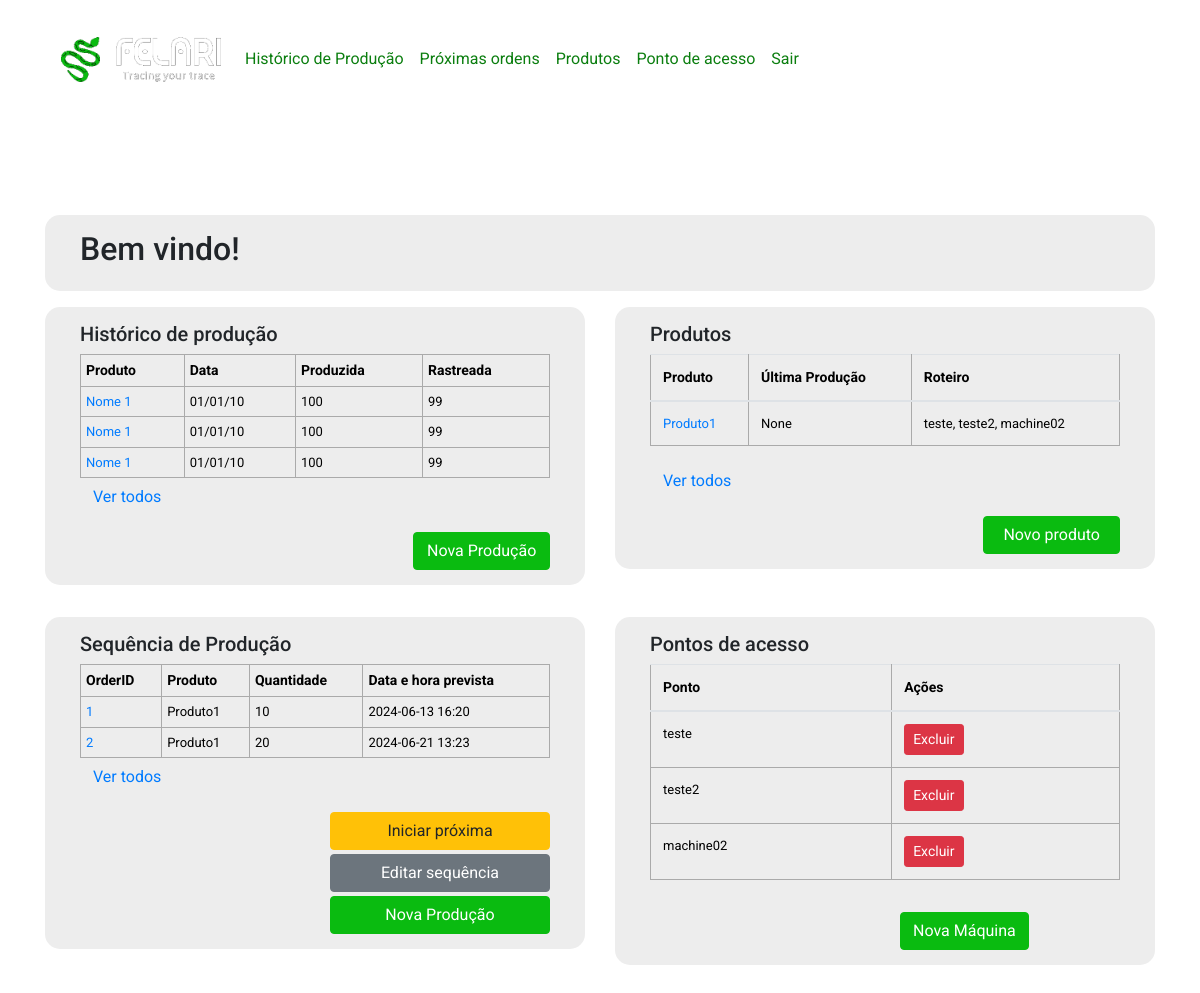
Page / (signed in) on the earlier database version.
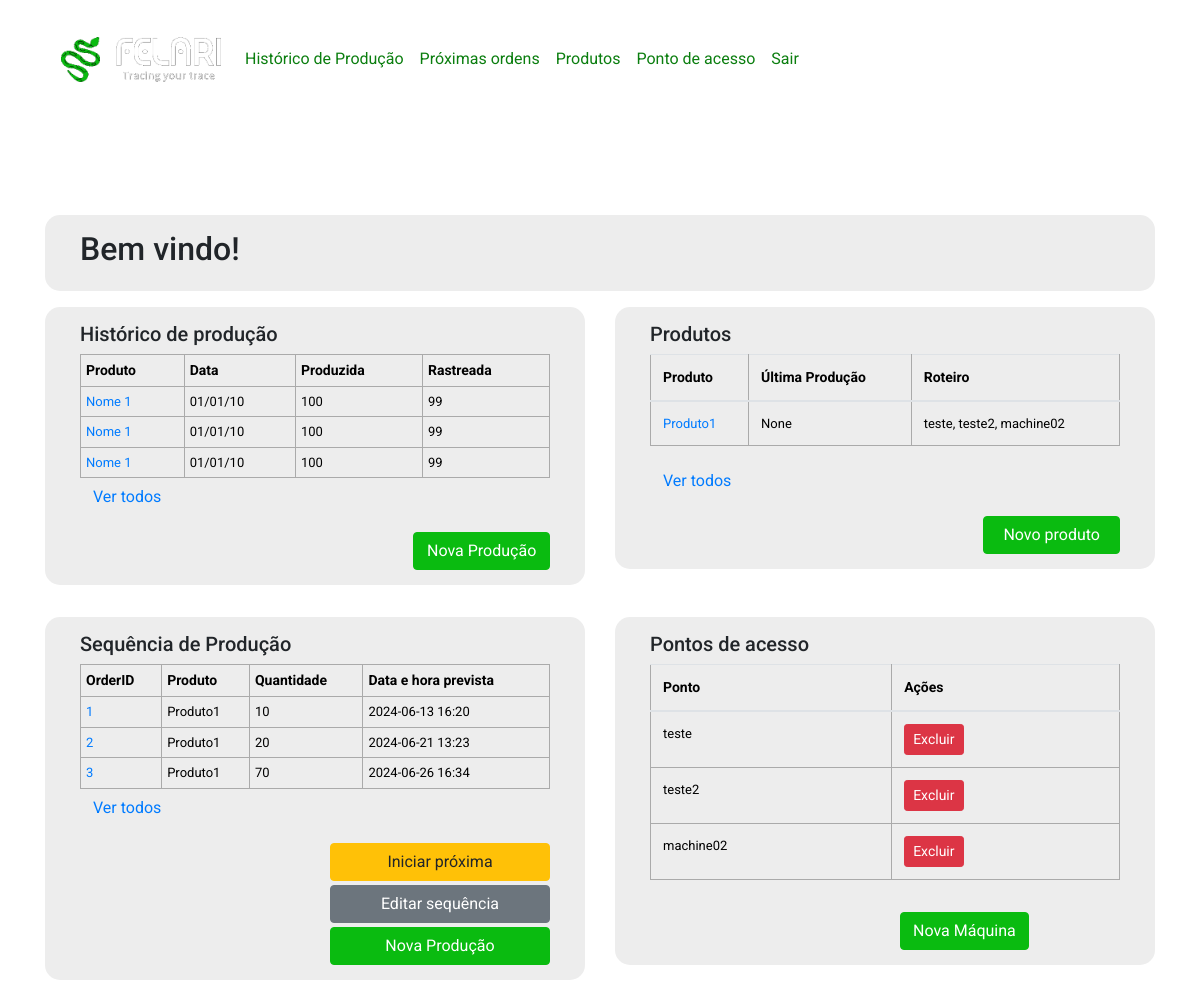
Same page on the later database version.
### app.py (models this page shows, shortened)
class Product(db.Model):
    id = db.Column(db.Integer, primary_key=True)
    nome = db.Column(db.String(100), nullable=False)
    ultima_producao = db.Column(db.DateTime)
    access_points = db.relationship('AccessPoint', secondary=products_access_points, backref=db.backref('products', lazy='dynamic'))

class OrdemProducao(db.Model):
    id = db.Column(db.Integer, primary_key=True)
    produto_id = db.Column(db.Integer, db.ForeignKey('product.id'), nullable=False)
    produto = db.relationship('Product', backref=db.backref('ordens_producao', lazy=True))
    quantidade = db.Column(db.Integer, nullable=False)
    data_prevista = db.Column(db.DateTime, nullable=False)

class AccessPoint(db.Model):
    id = db.Column(db.Integer, primary_key=True)
    name = db.Column(db.String(100), unique=True, nullable=False)

### app.py (the view, shortened to what this page needs)
@app.route('/', methods=['GET', 'POST'])
@login_required
def index():
    produtos = Product.query.join(Product.access_points).all()
    ordens = OrdemProducao.query.order_by(OrdemProducao.data_prevista.asc()).all()
    form = TaskForm()
    tasks = aFazer.query.order_by(aFazer.date_created).all()
    access_points = AccessPoint.query.all()  # Busca todos os pontos de acesso
    return render_template('index.html', form=form, tasks=tasks, access_points=access_points, produtos=produtos, ordens=ordens)

### app.py (called while the page is built)
@login_manager.user_loader
def load_user(user_id):
    return User.query.get(int(user_id))

### templates/index.html (shortened to what this page needs)
{% extends 'base.html' %}
{% block body %}
<div class="inicio my-5 container">
    <div class="row">
        <div class="col-12">
            <div class="inicio-card">
                <h2>Bem vindo!</h2>
            </div>
        </div>
        <div class="col-12 col-md-6 my-3 h-100">
            <div class="inicio-card h-100">
                <h5>Histórico de produção</h5>
                <div class="table-responsive">
                    <table>
                        <thead>
                            <tr>
                                <th>Produto</th>
                                <th>Data</th>
                                <th>Produzida</th>
                                <th>Rastreada</th>
                            </tr>
                        </thead>
                        <tbody>
                            <tr>
                                <td><a href="#">Nome 1</a></td>
                                <td>01/01/10</td>
                                <td>100</td>
                                <td>99</td>
                            </tr>
                            <tr>
                                <td><a href="#">Nome 1</a></td>
                                <td>01/01/10</td>
                                <td>100</td>
                                <td>99</td>
                            </tr>
                            <tr>
                                <td><a href="#">Nome 1</a></td>
                                <td>01/01/10</td>
                                <td>100</td>
                                <td>99</td>
                            </tr>
                        </tbody>
                    </table>
                    <small>
                        <a class="btn btn-link" href="/pastProductions">Ver todos</a>
                    </small>
                </div>
                <div class="row mt-3">
                    <div class="col-8 col-md-6 col-lg-4 ml-auto">
                        <button class="btn btn-primary btn-block" data-toggle="modal" data-target="#modalNovaProducao">Nova Produção</button>
                    </div>
                </div>
            </div>
        </div>
        <div class="col-12 col-md-6 my-3 h-100">
            <div class="inicio-card h-100">
                <h5>Produtos</h5>
                <div class="table-responsive">
                    <table class="table">
                        <thead>
                            <tr>
                                <th>Produto</th>
                                <th>Última Produção</th>
                                <th>Roteiro</th>
                            </tr>
                        </thead>
                        <tbody>
                            {% if produtos %}
                                {% for produto in produtos[:4] %}
                                    <tr>
                                        <td><a href="{{ url_for('product', id=produto.id) }}">{{ produto.nome }}</a></td>
                                        <td>{{ produto.ultima_producao }}</td>
                                        <td>
                                            {% if produto.access_points %}
                                                {% set access_points_names = [] %}
                                                {% for access_point in produto.access_points %}
                                                    {% set _ = access_points_names.append(access_point.name) %}
                                                {% endfor %}
                                                {{ access_points_names | join(', ') }}
                                            {% else %}
                                                Sem roteiro definido
                                            {% endif %}
                                        </td>
                                    </tr>
                                {% endfor %}
                            {% else %}
                                <tr>
                                    <td colspan="3">Nenhum produto encontrado.</td>
                                </tr>
                            {% endif %}
                        </tbody>
                    </table>
                    <small>
                        <a class="btn btn-link" href="/products">Ver todos</a>
                    </small>
                </div>
                <div class="row mt-3">
                    <div class="col-8 col-md-6 col-lg-4 ml-auto">
                        <button class="btn btn-primary btn-block" data-toggle="modal" data-target="#modalNovoProduto">Novo produto</button>
                    </div>
                </div>
            </div>
        </div>
        <div class="col-12 col-md-6 my-3 h-100">
            <div class="inicio-card h-100">
                <h5>Sequência de Produção</h5>
                <div class="table-responsive">
                    <table>
                        <thead>
                            <tr>
                                <th>OrderID</th>
                                <th>Produto</th>
                                <th>Quantidade</th>
                                <th>Data e hora prevista</th>
                            </tr>
                        </thead>
                        <tbody>
                            {% for ordem in ordens %}
                            <tr>
                                <td><a href="{{ url_for('edit_ordem', id=ordem.id) }}" class="btn-link">{{ ordem.id }}</a></td>
                                <td>{{ ordem.produto.nome }}</td>
                                <td>{{ ordem.quantidade }}</td>
                                <td>{{ ordem.data_prevista.strftime('%Y-%m-%d %H:%M') }}</td>
                            </tr>
                            {% endfor %}
                        </tbody>
                    </table>
                    <small>
                        <a class="btn btn-link" href="/nextOrders">Ver todos</a>
                    </small>
                </div>
                <div class="row mt-3">
                    <div class="col-12 col-md-8 col-lg-6 ml-auto">
                        <button class="btn btn-warning btn-block">Iniciar próxima</button>
                    </div>
                </div>
                <div class="row py-1">
                    <div class="col-12 col-md-8 col-lg-6 ml-auto">
                        <a href="/edit_ordem" class="btn btn-secondary btn-block">Editar sequência</a>
                    </div>
                </div>
                <div class="row">
                    <div class="col-12 col-md-8 col-lg-6 ml-auto">
                        <button class="btn btn-primary btn-block" data-toggle="modal" data-target="#modalNovaProducao">Nova Produção</button>
                    </div>
                </div>
            </div>
        </div>
        <div class="col-12 col-md-6 my-3 h-100">
            <div class="inicio-card h-100">
                <h5>Pontos de acesso</h5>
                <div class="table-responsive">
                    <table class="table">
                        <thead>
                            <tr>
                                <th>Ponto</th>
                                <th>Ações</th>
                            </tr>
                        </thead>
                        <tbody>
                            {% for access_point in access_points %}
                            <tr>
                                <td>{{ access_point.name }}</td>
                                <td>
                                    <a href="#" class="btn btn-danger btn-sm">Excluir</a>
                                </td>
                            </tr>
                            {% endfor %}
                        </tbody>
                    </table>
                </div>
                <div class="row mt-3">
                    <div class="col-12 col-md-8 col-lg-6 ml-auto">
                        <a class="btn btn-primary" href="/create_access_point">
                            Nova Máquina
                        </a>
                    </div>
                </div>
            </div>
        </div>
    </div>
</div>
{% endblock %}

### templates/base.html (shortened to what this page needs)
<!DOCTYPE html>
<html lang="en">
<head>
    <link rel="stylesheet" href="{{ url_for('static', filename='css/main.css') }}">
<link rel="stylesheet" href="https://cdn.jsdelivr.net/npm/bootstrap@4.6.2/dist/css/bootstrap.min.css">
</head>
<body>
  {% if loginPage != True %}
        <div class="container navbarContainer py-md-4">
          <nav class="navbar navbar-expand-md">
            <a class="navbar-brand" href="/">
              <img src="../static/img/felariLogo.png" class="img-fluid" style="max-width: 160px;" />
            </a>
            <div class="collapse navbar-collapse" id="navbarNav">
              <ul class="navbar-nav">
                <li class="nav-item historico">
                  <a class="nav-link" href="/pastProductions">Histórico de Produção</a>
                </li>
                <li class="nav-item proximas">
                  <a class="nav-link" href="/nextOrders">Próximas ordens</a>
                </li>
                <li class="nav-item produtos">
                  <a class="nav-link" href="/products">Produtos</a>
                </li>
                <li class="nav-item pontoDeAcesso">
                  <a class="nav-link" href="/accessPoint">Ponto de acesso</a>
                </li>
                <li class="nav-item">
                  <a class="nav-link" href="/logout">Sair</a>
                </li>
              </ul>
            </div>
          </nav>
        </div>
    {% endif %}
    <div class="container pt-5">
    </div>
    {% block body %}
    {% endblock %}
</body>
</html>

### static/css/main.css (style rules this page uses)
:root { --verde: #0abb10; --verde-escuro: #0b7e0f; }
.btn-primary { background-color: var(--verde)!important; border-color: var(--verde)!important; }
.navbarContainer .nav-item .nav-link { color: var(--verde-escuro)!important; font-weight: 400; }
body { margin: 0; font-family: "Roboto", sans-serif!important; background-color: transparent!important; background-image: url('../img/common/background.jpg'); background-size: cover; background-position: center; }
table, td, th { border: 1px solid #aaa; }
table { border-collapse: collapse; width: 100%; }
th { height: 30px; padding: 5px; }
td { text-align: center; padding: 5px; }
.inicio .inicio-card { padding: 15px 35px; background-color: #ededed; border-radius: 15px; }
.inicio .inicio-card table { font-size: 13px; color: black; text-align: left; border: none; }
.inicio .inicio-card table th { font-size: 14px; font-weight: 700; }
.inicio .inicio-card table td { text-align: left; }

Differences in the rows shown:
added OrdemProducao: id "3", produto.nome "Produto1", quantidade "70", data_prevista "2024-06-26 16:34"
